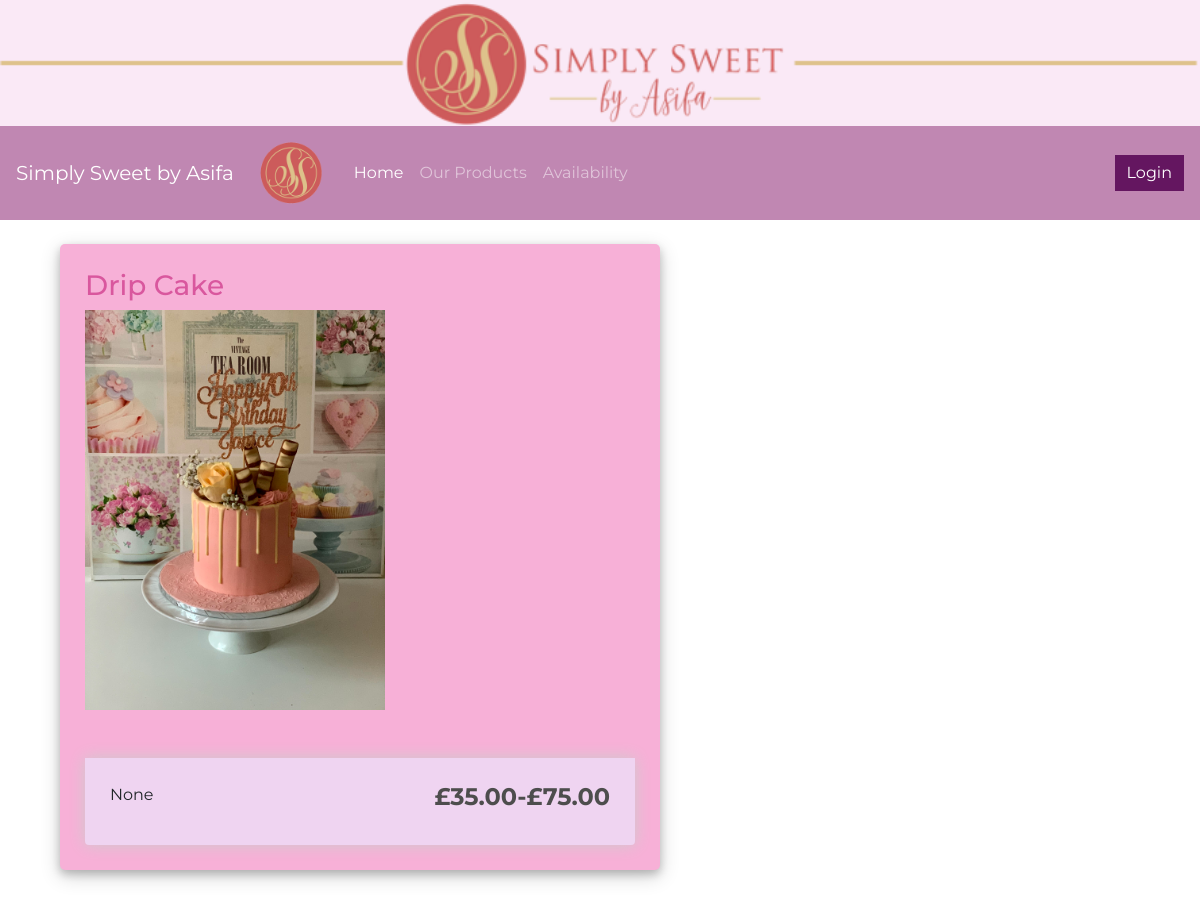
The app's page /info/3/ with its own data.
### store/models.py (models this page shows, shortened)
class Product(models.Model):
	CATEGORY = (		# allows the category attribute have a set choice range which have been listed
				('Cake','Cake'), # first computer variable is listed, then the actual choice
				('Cupcakes','Cupcakes'),
				('DS','Dessert Shots'),
				('Cakesicles','Cakesicles'),
	)
	name = models.CharField(max_length=200, null=True, unique=True)
	category = models.CharField(max_length=50, null=True, choices=CATEGORY)
	minprice = models.FloatField(null=True)
	Maxprice = models.FloatField(null=True)
	picture = models.ImageField()
	description = models.CharField(max_length=1000, null=True)

### store/views.py (the view)
# urls.py: path('info/',views.info,name='info'),
def info(request, pk):
	product  = Product.objects.get(id=pk)
	context = {'product':product}
	return render(request,'store/info.html',context)

### store/templates/store/info.html (shortened to what this page needs)
{% extends 'store/main.html' %}
{% load static %}
{% block content %}
<body>
	<div class="container h-150">
		<div class="d-flex justify-content-left h-100">
			<div class="user_card">
            <h3 id="form-title">{{product.name}}</h3>
				<div class="d-flex justify-content-left">
                    <img class="w3-image" width="300" src="{{product.picture.url}}">
				</div>
                <br></br>
                <div class="box-element product">
                    <h4 style="display: inline-block; float: right"><strong>£{{product.minprice|floatformat:2}}-£{{product.Maxprice|floatformat:2}}</strong></h4>
                    {{product.description}}
                </div>
			</div>
		</div>
	</div>
<br></br>
{% endblock content%}

### static/css/main.css (style rules this page uses)
body { font-family: 'Montserrat', sans-serif; }
body { background-color: FCCDE2; }
h1,h2,h3,h4,h5,h6 { color:hsl(0, 0%, 30%); }
.box-element { box-shadow:hsl(0, 0%, 80%) 0 0 16px; background-color: rgb(239, 212, 241); border-radius: 4px; padding: 25px; }
.product { border-radius: 0 0 4px 4px; }

### store/templates/store/info.html (style rules this page uses)
body { font-family: 'Montserrat', sans-serif; }
body, html { margin: 0; padding: 0; height: 100%; }
.user_card { width: 600px; margin-top: auto; margin-bottom: auto; background: #f7b0d7; position: relative; display: flex; justify-content: center; flex-direction: column; padding: 25px; box-shadow: 0 4px 8px 0 rgba(0, 0, 0, 0.2), 0 6px 20px 0 rgba(0, 0, 0, 0.19); -webkit-box-shadow: 0 4px 8px 0 rgba(0, 0, 0, 0.2), 0 6px 20px 0 rgba(0, 0, 0, 0.19); -moz-box-shadow: 0 4px 8px 0 rgba(0, 0, 0, 0.2), 0 6px 20px 0 rgba(0, 0, 0, 0.19); border-radius: 5px; }
#form-title { color: #d9579e }

### records on screen
Product: name "Drip Cake", picture (picture), minprice "35.00", Maxprice "75.00", description "None"
